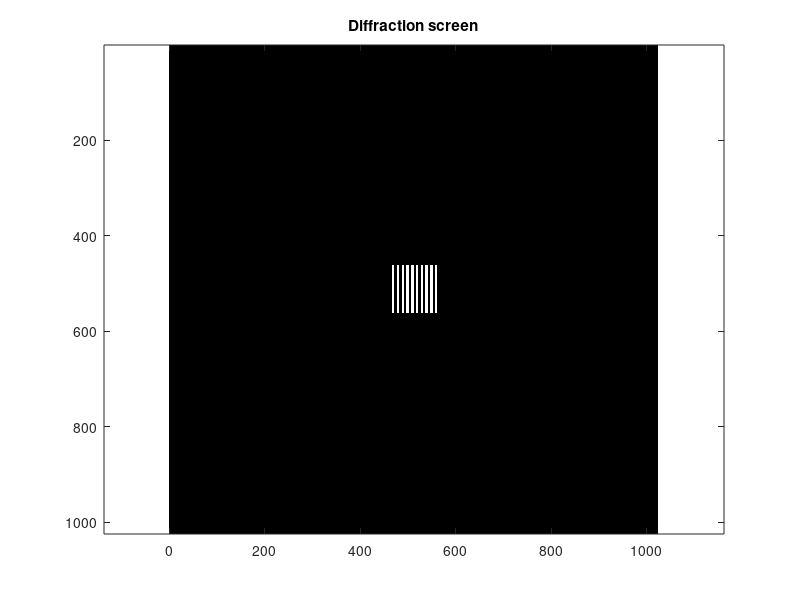
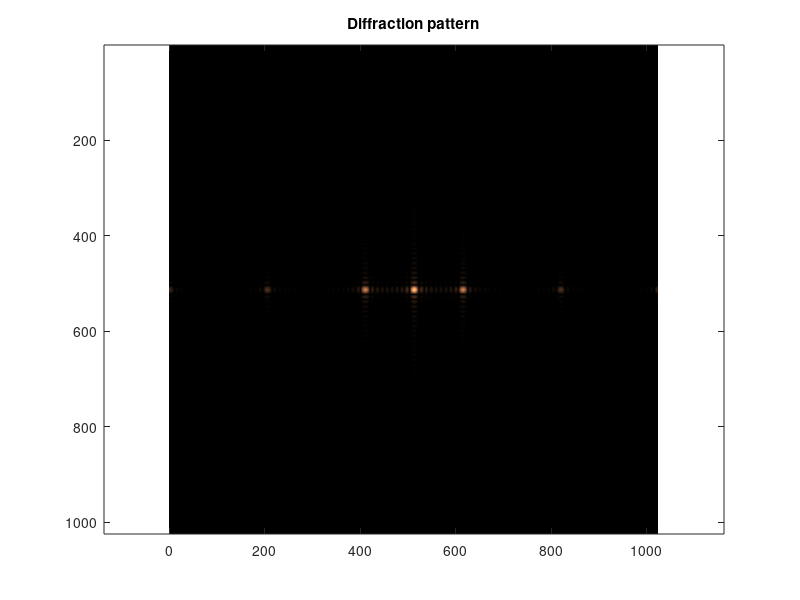

Source code (MATLAB) for these figures, in order:
%Diffraction by FFT

%?yvind Gl?ersen, 11.10.13

%set up screen with slits
n = 1024;
screen = zeros(n); %generate a screen with 0 transparency
middle = n/2;
n_slits = 10; %number of slits
slit_width = 5; % width of one slit
slit_dist = 2*slit_width; %distance between slits
slit_length = 100; %make this an even number


%add slits to center of screen
first_slit =  middle-round(0.5*(n_slits*slit_dist-slit_dist));
for slit=1:n_slits
    slit_pos = (slit-1)*(slit_dist);
    screen(middle-slit_length/2:middle+slit_length/2,...
      (first_slit+slit_pos):(first_slit+slit_pos+slit_width-1)) = 1;  
end
%check that screen looks ok:
figure(1)
imagesc(screen), title 'Diffraction screen',axis equal
colormap(gray)
%% find diffraction pattern
pattern = abs(fft2(screen));
pattern = fftshift(pattern);
%view pattern
figure(2)
imagesc(pattern), title 'Diffraction pattern',axis equal
colormap(copper)

x_max = 1 .* 632.8e-9 .* 5 / slit_dist




